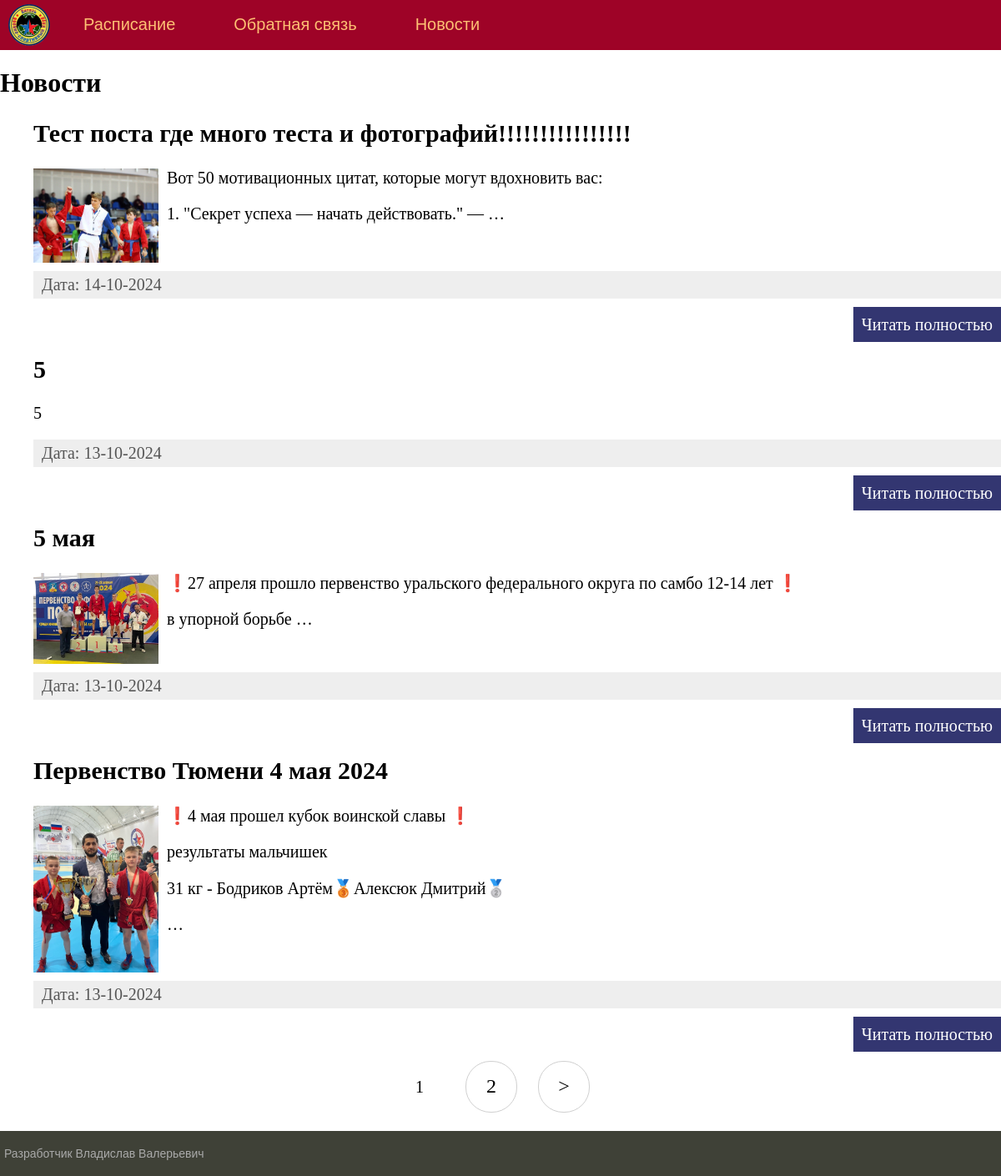
Page /news/ on the committed database.
### club/models.py (models this page shows, shortened)
class News(models.Model):
    title = models.CharField(max_length=255, verbose_name="Заголовок")
    content = models.TextField(blank=True, verbose_name="Содержание")
    time_create = models.DateTimeField(auto_now_add=True, verbose_name='Дата создания')
    is_published = models.BooleanField(default=True, verbose_name="Публикация")
    def get_absolute_url(self):
        return reverse('post', kwargs={'id': self.id})
    class Meta:
        verbose_name = 'Новости'
        verbose_name_plural = 'Новости'
        ordering = ['-time_create', 'title']

class Photo(models.Model):
    name = models.ForeignKey('News', related_name='photos', on_delete=models.CASCADE, verbose_name='Новость')
    photo = models.ImageField(upload_to="photos/%Y/%m/%d/", verbose_name="Фото")
    class Meta:
        verbose_name = 'Фото'
        verbose_name_plural = 'Фото'
        ordering = ['name']

### club/views.py (the view)
# urls.py: path('news/', ClubNews.as_view(), name='news'),
class ClubNews(DataMixin, ListView):
    model = News
    template_name = 'club/news.html'
    context_object_name = 'posts'
    def get_context_data(self, *, object_list=None, **kwargs):
        context = super().get_context_data(**kwargs)
        c_def = self.get_user_context(title="Новости")
        return dict(list(context.items()) + list(c_def.items()))
    def get_queryset(self):
        return News.objects.all().prefetch_related('photos')

### club/utils.py (called while the page is built)
    def get_user_context(self, **kwargs):
        context = kwargs
        user_menu = menu.copy()
        context['menu'] = user_menu
        if 'cat_selected' not in context:
            context['cat_selected'] = 0
        return context

### club/templates/club/news.html (shortened to what this page needs)
{% extends 'club/base.html' %}
{% block content %}
<h1> {{title}}</h1>
<ul>
    {% for p in posts  %}
        <h2>{{p.title}}</h2>
         {% if p.photos.exists %}
            <p><img class="img-article-left thumb" src="{{p.photos.first.photo.url}}" style="width: 500px; height: auto;"></p>
         {% endif %}
        {% autoescape on%}
        <p>{{p.content | linebreaks|truncatewords:15}}</p>
        {% endautoescape %}
    <div class="article-panel">
    <p class="first">Дата: {{p.time_create|date:"d-m-Y"}}</p>
    </div>
        <p class="link-read-post"><a href="{{p.get_absolute_url}}">Читать полностью</a></p>
    {%endfor%}
</ul>
{% endblock %}

### club/static/club/css/styles.css (style rules this page uses)
html, body { font-family: 'Arial'; margin: 0; padding: 0; height: 100%; width: 100%; color: #444; }
a { color: #0059b2; text-decoration: none; }
img { max-width: 600px; height: auto; }
img.img-article-left { max-width: 300px; height: auto; float: left; padding: 0 10px 10px 0; }
img.img-article-left.thumb { max-width: 150px; height: auto; }
p.link-read-post { text-align: right; }
p.link-read-post a { padding: 10px; min-width: 100px; background: #333671; color: #fff; text-decoration: none; }
div.article-panel { background: #eee; padding: 5px 10px 5px 10px; box-sizing: border-box; overflow: hidden; color: #555; }
div.article-panel p.first { margin: 0; float: left; }
.content-text h1 { font-size: 32px; }

### rows in the picture
News: title "Тест поста где много теста и фотографий!!!!!!!!!!!!!!!!", photos.first.photo (picture), content "Вот 50 мотивационных цитат, которые могут вдохновить вас: 1. \"Секрет успеха — начать действовать.\" — …", time_create "14-10-2024"
News: title "5", content "5", time_create "13-10-2024"
News: title "5 мая", photos.first.photo (picture), content "❗27 апреля прошло первенство уральского федерального округа по самбо 12-14 лет ❗ в упорной борьбе …", time_create "13-10-2024"
News: title "Первенство Тюмени 4 мая 2024", photos.first.photo (picture), content "❗4 мая прошел кубок воинской славы ❗ результаты мальчишек 31 кг - Бодриков Артём🥉Алексюк Дмитрий🥈 …", time_create "13-10-2024"

### other values in the picture
{{ m.title }} "Расписание" "Обратная связь" "Новости"
{{ title }} "Новости"
{{ p }} "1"
{{ p }} "2"
